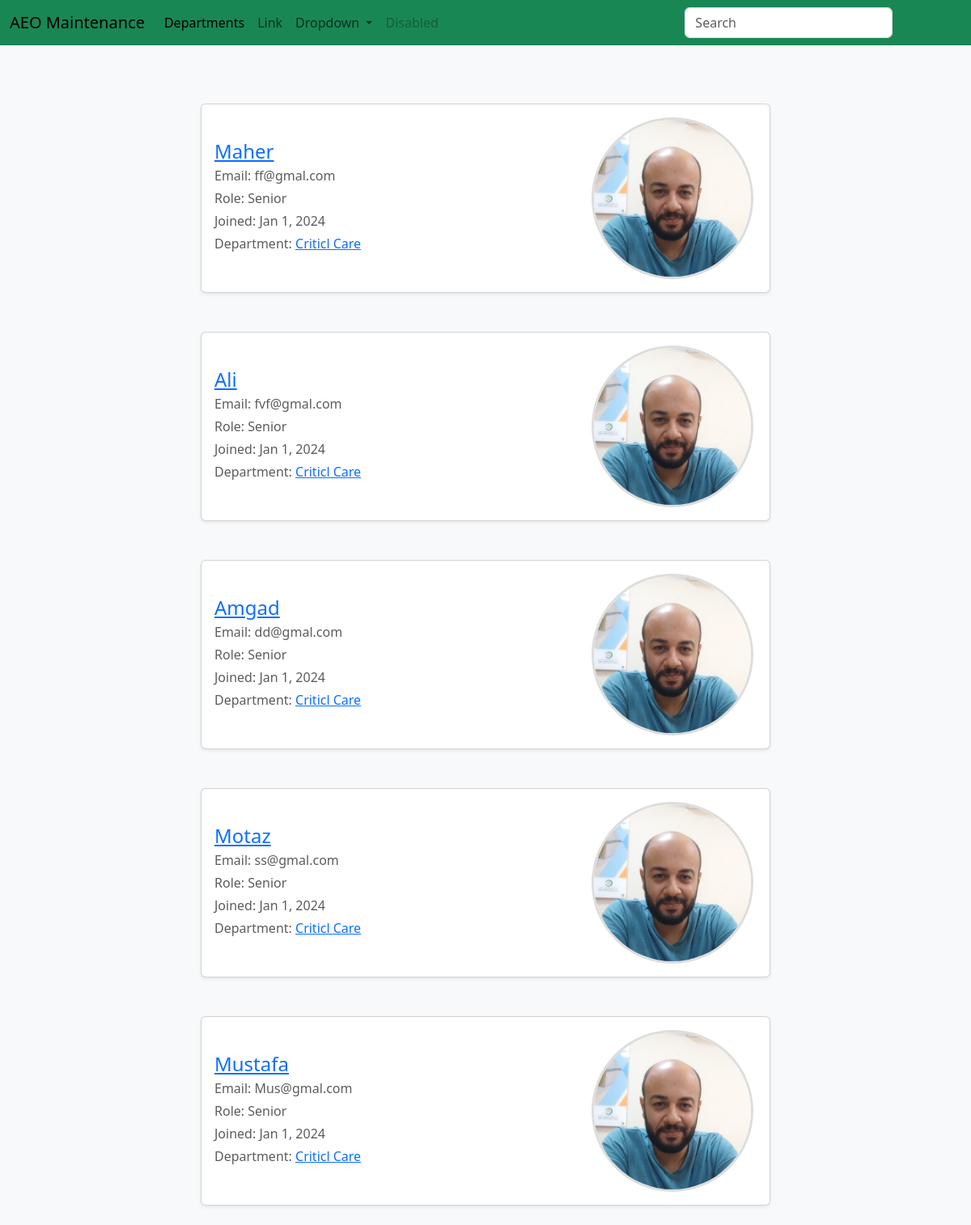
Screenshot of /users with the database file from the repository.
### maintenance_system/models.py (models this page shows, shortened)
class User(db.Model):
	id = db.Column(db.Integer, primary_key=True)
	username = db.Column(db.String(80), unique=True)
	email = db.Column(db.String(120), unique=True)
	password = db.Column(db.String(120))
	rank = db.Column(db.String(120), default="Junior")
	profile_pic = db.Column(db.String(120), default="default.jpg")
	department_id = db.Column(db.Integer, db.ForeignKey('department.id'))
	machines = db.relationship('Machine', backref='user', lazy=True)
	hospitals = db.relationship('Hospital', secondary='user_hospital', backref='users', lazy='dynamic')

class Department(db.Model):
	id = db.Column(db.Integer, primary_key=True)
	name = db.Column(db.String(80), unique=True)
	members = db.relationship('User', backref='department', lazy=True)
	devices = db.relationship('Device', backref='department', lazy=True)

### maintenance_system/routes.py (the view)
@app.route('/users')
def users():
	users = User.query.all()
	return render_template('users.html', users=users)

### maintenance_system/Templates/users.html
{% extends "layout.html"%}
{% block content %}
<div class="row justify-content-center">
	{% for user in users %}
	<div class="col-md-8 col-lg-8 mt-4 mb-4">
		<div class="card p-3 shadow-sm">
			<div class="row align-items-center">
				<div class="col-md-8 col-12">
					<a href=" {{url_for('user', id=user.id) }}">
						<h4 class="mb-1">{{user.username}}</h4>
					</a>
					<p class="text-muted mb-1">Email: {{user.email}}</p>
					<p class="text-muted mb-1">Role: {{user.rank}}</p>
					<p class="text-muted mb-1">Joined: Jan 1, 2024</p>
					<p class="text-muted mb-1">Department: <a href="#">{{user.department.name}}</a>
					</p>
				</div>
				<div class="col-md-4 col-12 text-center">
					<img src="{{ url_for('static', filename='images/profile.jpg')}}" alt="User Photo"
						class="rounded-photo">
				</div>
			</div>
		</div>
	</div>
	{% endfor %}
</div>
{% endblock%}

### maintenance_system/static/css/style.css (style rules this page uses)
body { background-color: #f8f9fa; }
.rounded-photo { width: 200px; height: 200px; object-fit: cover; border-radius: 50%; border: 3px solid #ddd; }

### rows the page displays
User: username "Maher", email "ff@gmal.com", rank "Senior", department.name "Criticl Care"
User: username "Ali", email "fvf@gmal.com", rank "Senior", department.name "Criticl Care"
User: username "Amgad", email "dd@gmal.com", rank "Senior", department.name "Criticl Care"
User: username "Motaz", email "ss@gmal.com", rank "Senior", department.name "Criticl Care"
User: username "Mustafa", email "Mus@gmal.com", rank "Senior", department.name "Criticl Care"
